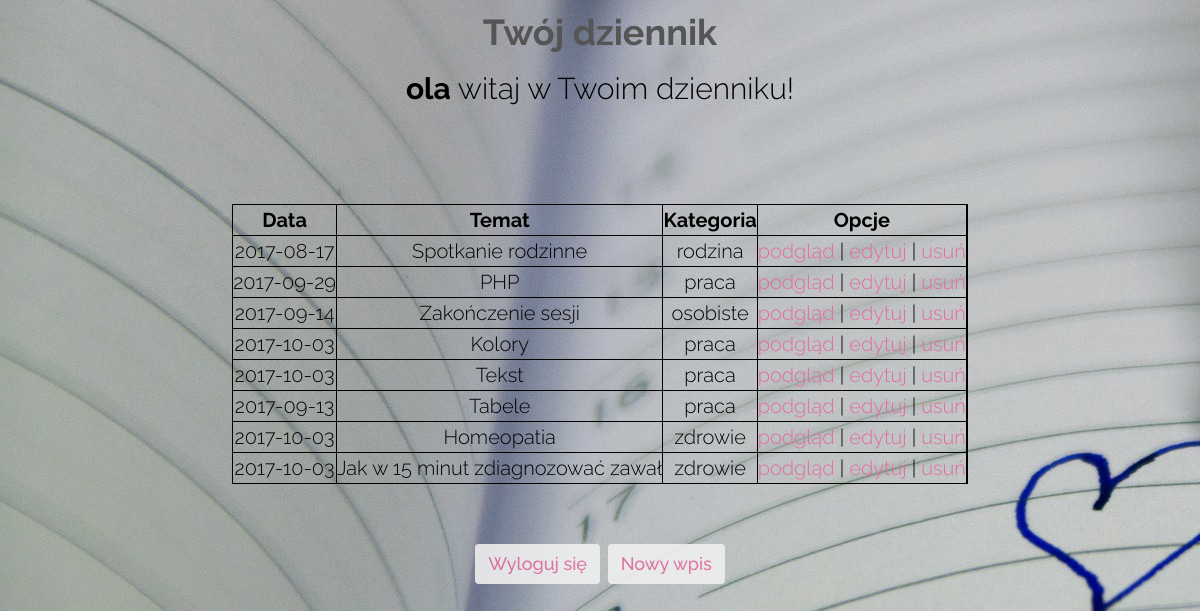
The page /index.php (signed in) on the database its author committed.
### tables this page shows
CREATE TABLE `record` (
  `id_record` int(11) NOT NULL,
  `category` text NOT NULL,
  `id_category` int(11) NOT NULL,
  `id_user` int(11) NOT NULL,
  `username` text NOT NULL,
  `date` date NOT NULL,
  `topic` char(40) NOT NULL,
  `content` text NOT NULL
);

### index.php (the view, shortened to what this page needs)
<!DOCTYPE html>
<html>
<head>
        <link rel="stylesheet" href="assets/bootstrap/css/bootstrap.min.css">
        <link rel="stylesheet" href="assets/font-awesome/css/font-awesome.min.css">
        <link rel="stylesheet" href="assets/css/animate.css">
        <link rel="stylesheet" href="assets/css/style.css">
        <link rel="stylesheet" href="assets/css/media-queries.css">
</head>
<body>
	<div class="header">
		<h2>Twój dziennik</h2>
	</div>
	<div class="content">
		<p style="color:black;text-align:center; font-size: 30px; font-weight: 300;"><strong><?php echo $_SESSION['username']; ?></strong> witaj w Twoim dzienniku!</p>
		<br>
		<?php include('connectpdo.php');
			$query=$dbh->query("SELECT date,topic,category,username,id_record FROM record WHERE username='".$_SESSION['username']."'"); ?>
		<table  style="color:black;text-align:center; font-size: 20px; font-weight: 300; margin: 3em auto">
			<tr>
				<th><b>Data</b></th>
				<th><b>Temat</b></th>
				<th><b>Kategoria</b></th>
				<th><b>Opcje</b></th>
			</tr>
		<?php
			foreach($query->fetchAll() as $value) {
				echo '<tr>';
					echo '<td>' . $value['date'] . '</td>';
					echo '<td>' . $value['topic'] . '</td>';
					echo '<td>' . $value['category'] . '</td>';
					echo '<td><a href="preview_record.php?id_record=' . $value['id_record'] . '">podgląd</a> | <a href="edit_record.php?id_record=' . $value['id_record'] . '">edytuj</a> | <a href="delete.php?id_record=' . $value['id_record'] . '">usuń</a> </td>';
				echo '<tr>';
			}
			?>
		</table>
		<button class="btn" id="button1" ><a href="index.php?logout='1'">Wyloguj się</a></button>
		<button class="btn" id="button2"><a href="new_record.php">Nowy wpis</button>
</body>
</html>

### assets/css/style.css (style rules this page uses)
body { font-family: 'Raleway', sans-serif; font-size: 30px; font-weight: 400; color: #888; line-height: 30px; text-align: center; background-image: url('1.jpg'); }
strong { font-weight: 700; }
a, a:hover, a:focus { color: #e36da1; text-decoration: none; -o-transition: all .3s; -moz-transition: all .3s; -webkit-transition: all .3s; -ms-transition: all .3s; transition: all .3s; }
h1, h2 { margin-top: 10px; font-size: 36px; font-weight: 700; color: #555; line-height: 44px; }
table, th, td { border: 1px solid black; color: black; text-align:center; font-size: 20px; font-weight: 300; }
#button1 , #button2 { display:inline-block; font-size: 18px; font-weight: 450; outline: 0; opacity: 0.9; color: #fff; vertical-align: middle; }

### rows shown on the page
record: date "2017-08-17", topic "Spotkanie rodzinne", category "rodzina"
record: date "2017-09-29", topic "PHP", category "praca"
record: date "2017-09-14", topic "Zakończenie sesji", category "osobiste"
record: date "2017-10-03", topic "Kolory", category "praca"
record: date "2017-10-03", topic "Tekst", category "praca"
record: date "2017-09-13", topic "Tabele", category "praca"
record: date "2017-10-03", topic "Homeopatia", category "zdrowie"
record: date "2017-10-03", topic "Jak w 15 minut zdiagnozować zawał", category "zdrowie"

### other values the page prints
$_SESSION['username'] "ola"
